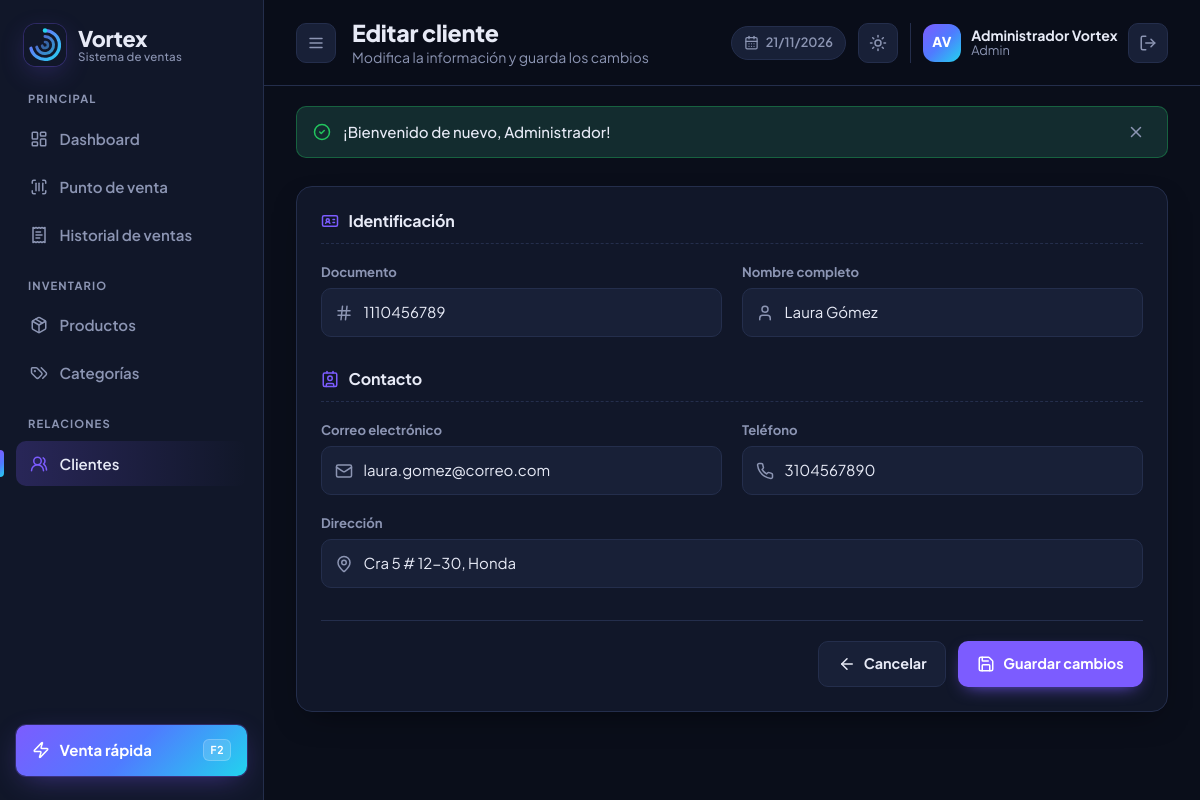
Page /index.php?r=clientes/editar&id=2 (signed in) on the committed database.
### tables this page shows
CREATE TABLE clientes (
    id          INT UNSIGNED AUTO_INCREMENT PRIMARY KEY,
    documento   VARCHAR(20) NOT NULL UNIQUE,
    nombre      VARCHAR(120) NOT NULL,
    email       VARCHAR(120) NULL,
    telefono    VARCHAR(20) NULL,
    direccion   VARCHAR(180) NULL,
    created_at  TIMESTAMP NOT NULL DEFAULT CURRENT_TIMESTAMP
);

### app/Core/View.php (called while the page is built, shortened)
<?php
final class View
{
    private string $directorio;
    public function __construct(?string $directorio = null)
    {
        $this->directorio = $directorio ?? BASE_PATH . '/app/Views';
    }
    public function render(string $plantilla, array $datos = [], ?string $layout = 'layouts/main'): string
    {
        $contenido = $this->incluir($plantilla, $datos);
        return $layout === null
            ? $contenido
            : $this->incluir($layout, array_merge($datos, ['contenido' => $contenido]));
    }
    public function parcial(string $plantilla, array $datos = []): string
    {
        return $this->incluir($plantilla, $datos);
    }
    private function incluir(string $plantilla, array $datos): string
    {
        $archivo = "{$this->directorio}/{$plantilla}.php";
        extract($datos, EXTR_SKIP);
        require $archivo;
        return (string) ob_get_clean();
    }
}

### app/Core/CrudController.php (called while the page is built, shortened)
<?php
abstract class CrudController extends Controller
{
    protected string $carpeta;
    protected string $singular;
    protected bool $femenino = false;
    private ?Model $modelo = null;
    public function editar(): void
    {
        $registro = $this->modelo()->buscar((int) $this->input('id'));
        $this->formulario($registro);
    }
    protected function datosFormulario(): array
    {
        return [];
    }
    protected function modelo(): Model
    {
        return $this->modelo ??= $this->crearModelo();
    }
    protected function formulario(array $registro, array $errores = []): void
    {
        $editando = !empty($registro['id']);
        $this->render("{$this->carpeta}/form", array_merge([
            'titulo'    => ($editando ? 'Editar ' : ($this->femenino ? 'Nueva ' : 'Nuevo ')) . mb_strtolower($this->singular),
            'subtitulo' => $editando ? 'Modifica la información y guarda los cambios' : 'Completa los datos del formulario',
            'registro'  => $registro,
            'errores'   => $errores,
            'editando'  => $editando,
        ], $this->datosFormulario()));
    }
}

### app/Core/Router.php (called while the page is built, shortened)
<?php
final class Router
{
    private array $rutas = ['GET' => [], 'POST' => []];
    private function agregar(string $metodo, string $ruta, array $accion): self
    {
        $this->rutas[$metodo][trim($ruta, '/')] = $accion;
        return $this;
    }
    public function despachar(string $ruta, string $metodo): void
    {
        $accion = $this->rutas[strtoupper($metodo)][trim($ruta, '/')] ?? null;
        [$controlador, $funcion] = $accion;
        (new $controlador())->$funcion();
    }
}

### public/index.php (called while the page is built, shortened)
<?php
$router = new App\Core\Router();
try {
    $router->despachar($_GET['r'] ?? 'dashboard', $_SERVER['REQUEST_METHOD'] ?? 'GET');
} catch (PDOException $e) {
    http_response_code(500);
    echo (new App\Core\View())->render('errores/error', [
        'mensaje' => 'No fue posible conectar con la base de datos. Verifica config/config.php e importa database/vortex.sql.',
        'detalle' => App\Core\Config::get('app.debug') ? $e->getMessage() : null,
    ], null);
}

### app/helpers.php (called while the page is built, shortened)
<?php
function e($valor): string
{
    return htmlspecialchars((string) $valor, ENT_QUOTES, 'UTF-8');
}
function url(string $ruta = 'dashboard', array $parametros = []): string
{
    return 'index.php?' . http_build_query(array_merge(['r' => $ruta], $parametros));
}

### app/Core/Model.php (called while the page is built, shortened)
<?php
abstract class Model
{
    protected string $tabla;
    protected string $clavePrimaria = 'id';
    protected PDO $db;
    public function __construct(?PDO $db = null)
    {
        $this->db = $db ?? Database::conexion();
    }
    public function buscar(int $id): ?array
    {
        return $this->consultarUno(
            "SELECT * FROM {$this->tabla} WHERE {$this->clavePrimaria} = ?",
            [$id]
        );
    }
    protected function consultarUno(string $sql, array $parametros = []): ?array
    {
        $sentencia = $this->db->prepare($sql);
        $sentencia->execute($parametros);
        return $sentencia->fetch() ?: null;
    }
}

### app/autoload.php (called while the page is built, shortened)
<?php
spl_autoload_register(function (string $clase): void {
    $prefijo = 'App\\';
    $archivo = BASE_PATH . '/app/' . str_replace('\\', '/', substr($clase, strlen($prefijo))) . '.php';
});

### app/Core/Config.php (called while the page is built, shortened)
<?php
final class Config
{
    private static array $valores = [];
    public static function cargar(string $archivo): void
    {
        self::$valores = require $archivo;
    }
    public static function get(string $clave, $defecto = null)
    {
        $valor = self::$valores;
        foreach (explode('.', $clave) as $parte) {
            $valor = $valor[$parte];
        }
        return $valor;
    }
}

### app/Core/Database.php (called while the page is built, shortened)
<?php
final class Database
{
    private static ?PDO $conexion = null;
    public static function conexion(): PDO
    {
        if (self::$conexion === null) {
            $c = Config::get('db');
            $dsn = sprintf(
                'mysql:host=%s;port=%d;dbname=%s;charset=%s',
                $c['host'],
                $c['puerto'],
                $c['nombre'],
                $c['charset']
            );
            self::$conexion = new PDO($dsn, $c['usuario'], $c['clave'], [
                PDO::ATTR_ERRMODE            => PDO::ERRMODE_EXCEPTION,
                PDO::ATTR_DEFAULT_FETCH_MODE => PDO::FETCH_ASSOC,
                PDO::ATTR_EMULATE_PREPARES   => false,
            ]);
            self::$conexion->exec("SET time_zone = '" . date('P') . "'");
        }
        return self::$conexion;
    }
}

### app/Controllers/ClienteController.php (called while the page is built, shortened)
<?php
class ClienteController extends CrudController
{
    protected function crearModelo(): Model
    {
        return new Cliente();
    }
}

### app/Views/clientes/form.php (the view, shortened to what this page needs)
<?php
$valor = fn (string $campo, $defecto = '') => $registro[$campo] ?? $defecto;
$error = fn (string $campo) => $errores[$campo] ?? null;
?>
<form method="post" action="<?= url('clientes/guardar') ?>" class="tarjeta formulario" novalidate>
    <div class="formulario-seccion">
        <h2><i data-lucide="id-card"></i>Identificación</h2>
        <div class="rejilla-campos">
            <?= $this->parcial('partials/campo', ['nombre' => 'documento', 'etiqueta' => 'Documento', 'valor' => $valor('documento'), 'error' => $error('documento'), 'icono' => 'hash', 'atributos' => 'required maxlength="20" inputmode="numeric"']) ?>
            <?= $this->parcial('partials/campo', ['nombre' => 'nombre', 'etiqueta' => 'Nombre completo', 'valor' => $valor('nombre'), 'error' => $error('nombre'), 'icono' => 'user', 'atributos' => 'required maxlength="120"']) ?>
        </div>
    </div>
    <div class="formulario-seccion">
        <h2><i data-lucide="contact"></i>Contacto</h2>
        <div class="rejilla-campos">
            <?= $this->parcial('partials/campo', ['nombre' => 'email', 'etiqueta' => 'Correo electrónico', 'tipo' => 'email', 'valor' => $valor('email'), 'error' => $error('email'), 'icono' => 'mail', 'atributos' => 'placeholder="cliente@correo.com"']) ?>
            <?= $this->parcial('partials/campo', ['nombre' => 'telefono', 'etiqueta' => 'Teléfono', 'tipo' => 'tel', 'valor' => $valor('telefono'), 'icono' => 'phone', 'atributos' => 'maxlength="20" placeholder="300 000 0000"']) ?>
            <?= $this->parcial('partials/campo', ['nombre' => 'direccion', 'etiqueta' => 'Dirección', 'valor' => $valor('direccion'), 'icono' => 'map-pin', 'ancho' => 'completo', 'atributos' => 'maxlength="180"']) ?>
        </div>
    </div>
    <?= $this->parcial('partials/form-acciones', ['ruta' => 'clientes', 'editando' => $editando]) ?>
</form>

### app/Views/partials/campo.php (shortened to what this page needs)
<?php
$tipo      = $tipo ?? 'text';
$valor     = $valor ?? '';
$error     = $error ?? null;
$atributos = $atributos ?? '';
$clases    = trim('campo ' . ($error ? 'campo--error ' : '') . (($ancho ?? '') === 'completo' ? 'campo--completo' : ''));
?>
<label class="<?= $clases ?>">
    <span class="campo-etiqueta"><?= e($etiqueta) ?></span>
    <span class="campo-control <?= !empty($icono) ? 'con-icono' : '' ?>">
        <?php if ($tipo === 'textarea'): ?>
            <textarea name="<?= e($nombre) ?>" rows="3" <?= $atributos ?>><?= e($valor) ?></textarea>
        <?php else: ?>
            <input type="<?= e($tipo) ?>" name="<?= e($nombre) ?>" value="<?= e($valor) ?>" <?= $atributos ?>>
        <?php endif; ?>
    </span>
</label>

### public/assets/css/vortex.css (style rules this page uses)
:root { --vx-primario: #7C5CFF; --vx-primario-hover: #6B48F7; --vx-acento: #22D3EE; --vx-degradado: linear-gradient(135deg, #7C5CFF 0%, #4F7BFF 50%, #22D3EE 100%); --vx-exito: #22C55E; --vx-alerta: #F59E0B; --vx-peligro: #F43F5E; --vx-info: #3B82F6; --vx-fondo: #0A0E1A; --vx-superficie: #111729; --vx-superficie-2: #182037; --vx-superficie-3: #1F2945; --vx-borde: #242E4C; --vx-texto: #E7EAF6; --vx-texto-suave: #8C95B3; --vx-sombra: 0 12px 32px -14px rgba(0, 0, 0, .6); --vx-brillo: 0 0 0 1px rgba(124, 92, 255, .25), 0 8px 30px -8px rgba(124, 92, 255, .45); --vx-fuente: 'Plus Jakarta Sans', system-ui, -apple-system, 'Segoe UI', sans-serif; --vx-mono: 'JetBrains Mono', ui-monospace, monospace; --vx-radio: 16px; --vx-radio-sm: 10px; --vx-espacio: 1.5rem; --vx-sidebar: 264px; --vx-transicion: 180ms cubic-bezier(.4, 0, .2, 1); }
*, *::before, *::after { box-sizing: border-box; }
html { -webkit-font-smoothing: antialiased; }
body { margin: 0; font-family: var(--vx-fuente); font-size: 15px; line-height: 1.5; color: var(--vx-texto); background: var(--vx-fondo); transition: background var(--vx-transicion), color var(--vx-transicion); }
h1, h2, h3 { margin: 0; line-height: 1.25; letter-spacing: -.01em; }
button, input, select, textarea { font: inherit; color: inherit; }
[data-lucide], svg.lucide { width: 18px; height: 18px; flex-shrink: 0; stroke-width: 2; }
.tarjeta { background: var(--vx-superficie); border: 1px solid var(--vx-borde); border-radius: var(--vx-radio); padding: var(--vx-espacio); box-shadow: var(--vx-sombra); }
.formulario { display: flex; flex-direction: column; gap: 2rem; max-width: 920px; }
.formulario-seccion h2 { display: flex; align-items: center; gap: .6rem; font-size: 1rem; margin-bottom: 1.1rem; padding-bottom: .75rem; border-bottom: 1px dashed var(--vx-borde); }
.formulario-seccion h2 [data-lucide], .formulario-seccion h2 svg { color: var(--vx-primario); }
.rejilla-campos { display: grid; grid-template-columns: repeat(2, minmax(0, 1fr)); gap: 1.1rem 1.25rem; }
.campo { display: flex; flex-direction: column; gap: .45rem; }
.campo--completo { grid-column: 1 / -1; }
.campo-etiqueta { font-size: .82rem; font-weight: 700; color: var(--vx-texto-suave); }
.campo-control { position: relative; display: flex; align-items: center; }
.campo-control input, .campo-control select, .campo-control textarea { width: 100%; padding: .75rem .95rem; background: var(--vx-superficie-2); border: 1px solid var(--vx-borde); border-radius: var(--vx-radio-sm); outline: none; transition: border-color var(--vx-transicion), box-shadow var(--vx-transicion), background var(--vx-transicion); }
.con-icono input, .con-icono select { padding-left: 2.6rem; }

### rows in the picture
clientes: documento "1110456789", nombre "Laura Gómez", email "laura.gomez@correo.com", telefono "3104567890", direccion "Cra 5 # 12-30, Honda"

### other values in the picture
$seccion "PRINCIPAL"
$item['texto'] "Dashboard"
$item['texto'] "Punto de venta"
$item['texto'] "Historial de ventas"
$seccion "INVENTARIO"
$item['texto'] "Productos"
$item['texto'] "Categorías"
$seccion "RELACIONES"
$item['texto'] "Clientes"
$titulo "Editar cliente"
$subtitulo "Modifica la información y guarda los cambios"
iniciales($usuario['nombre']) "AV"
$usuario['nombre'] "Administrador Vortex"
$usuario['rol'] "Admin"
$f['mensaje'] "¡Bienvenido de nuevo, Administrador!"
